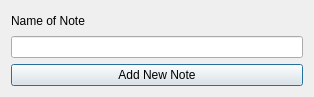
<?xml version="1.0" encoding="UTF-8"?>
<ui version="4.0">
 <class>ChapterInfoWindow</class>
 <widget class="QDialog" name="ChapterInfoWindow">
  <property name="geometry">
   <rect>
    <x>0</x>
    <y>0</y>
    <width>314</width>
    <height>97</height>
   </rect>
  </property>
  <property name="windowTitle">
   <string>Dialog</string>
  </property>
  <layout class="QVBoxLayout" name="verticalLayout">
   <item>
    <widget class="QLabel" name="label">
     <property name="text">
      <string>Name of Note</string>
     </property>
    </widget>
   </item>
   <item>
    <widget class="QLineEdit" name="noteNameInput"/>
   </item>
   <item>
    <widget class="QPushButton" name="addNoteBtn">
     <property name="text">
      <string>Add New Note</string>
     </property>
    </widget>
   </item>
  </layout>
 </widget>
 <resources/>
 <connections/>
</ui>
